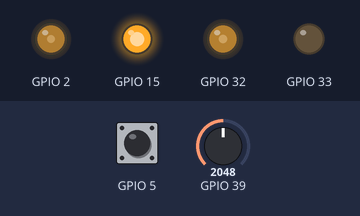
Simulated run of this program. Board: ESP32. On the bench: output pins drawn as LEDs (lit = HIGH). The test bench sets the inputs (shaded band); at power-on: GPIO 5 HIGH, GPIO 39 = 2048.

Above: at 1.2 s.
1.3 s: GPIO 5 pulled LOW for 0.15 s
At 4.1 s:
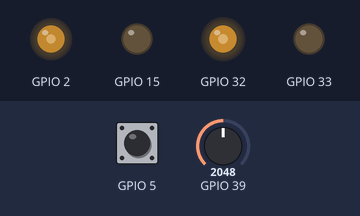
4.3 s: GPIO 5 pulled LOW for 1 s
At 4.3 s:
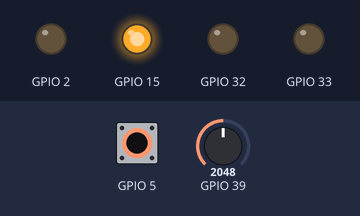
7.3 s: GPIO 5 pulled LOW for 3.2 s
At 7.3 s:
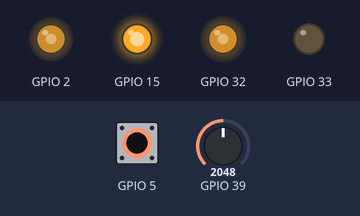
13.5 s: GPIO 5 pulled LOW for 0.15 s
Timing chart, 0 to 17.5 s (numbered marks = the images above; inputs shaded):
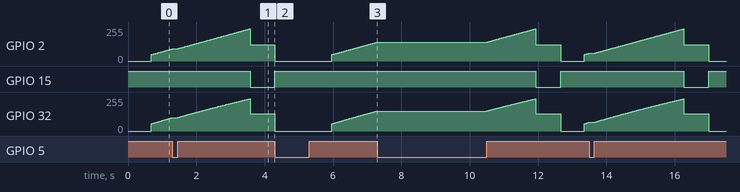

The program:

main.cpp
```cpp
#include "MotorCorection.h"
#include <BluetoothSerial.h>

#define ROTATION_TIME 72//*10ms


//BluetoothSerial btSerial;
RoboterVar roboter;

// Motor R fährt bei PWM von 190
// Motor L fährt bei PWM von 200


void setup()
{
  //btSerial.begin("ESP32_GREIL");
  //Serial.begin(115200);
  quickSetupRoboter(roboter);

  pinMode(5, INPUT_PULLUP);
}

void loop()
{
  battery_check(roboter);
  if(!digitalRead(5)) return;

  static unsigned char tnow = 0, tnext = 0;
  static unsigned int i = 0;
  static bool state = 0;

  tnow = millis();
    if (((unsigned char)(tnow - tnext) >= 10))
    {
      tnext = tnow;

      if(state == 0){
        i += 3;
        motorSpeed(roboter.motor.motR_chanel,i);
        motorSpeed(roboter.motor.motL_chanel,i);

        if(i >= 1023){
          i = 0;
          state = 1;
          digitalWrite(roboter.motor.motR_DIR_PIN, !roboter.motor.motR_vorwaerts);
          digitalWrite(roboter.motor.motL_DIR_PIN, roboter.motor.motL_vorwaerts);
          motorSpeed(roboter.motor.motR_chanel, 512);
          motorSpeed(roboter.motor.motL_chanel, 512);
        }
      }

      else{
        i++;
        if(i == ROTATION_TIME){
          i = 0;
          state = 0;
          motorSpeed(roboter.motor.motR_chanel, 0);
          motorSpeed(roboter.motor.motL_chanel, 0);
          digitalWrite(roboter.motor.motR_DIR_PIN, roboter.motor.motR_vorwaerts);
          digitalWrite(roboter.motor.motL_DIR_PIN, roboter.motor.motL_vorwaerts);

        }
      }


    }
}
/*
  if(btSerial.available() && state == 0)
  {

    char c = btSerial.read();
    btSerial.flush();
    if(c == '+')
      {
      grenze += 1;

      btSerial.println(grenze);
    }
    else if(c == '-'){
      grenze -= 1;

      btSerial.println(grenze);
    }
    else if (c =='a')
     { state =1;
     digitalWrite(roboter.motor.motR_DIR_PIN, !roboter.motor.motR_vorwaerts);
     digitalWrite(roboter.motor.motL_DIR_PIN, roboter.motor.motL_vorwaerts);
     motorSpeed(roboter.motor.motR_chanel, 512);
     motorSpeed(roboter.motor.motL_chanel, 512);

        }


  }
*/


      /*
      if(state)
        i -= 5;
      else
        i += 5;

      Serial.println(i);

      motorSpeed(roboter.motor.motL_chanel, i);
      motorSpeed(roboter.motor.motR_chanel, i);

      if(i >= 1100 || i == 0)
        state = !state;*/


  /*
  static int i = 0;

  if(btSerial.available())
  {
    char c = btSerial.read();
    if(c == '+')
      i +=10;
    else if(c == '-')
      i-= 10;
    else if(c == 'o')
      i = 0;
     else if(c == 'p')
      i += 1;
    else if(c == 'm')
      i -= 1;
    else if(c = 'f')
     i = 1023;
    btSerial.readString();
    btSerial.println(i);

    motorSpeed(roboter.motor.motL_chanel, i);
    motorSpeed(roboter.motor.motR_chanel, i);
    if(i >= 1024)
      i = 0;

  }
  */


      
```
